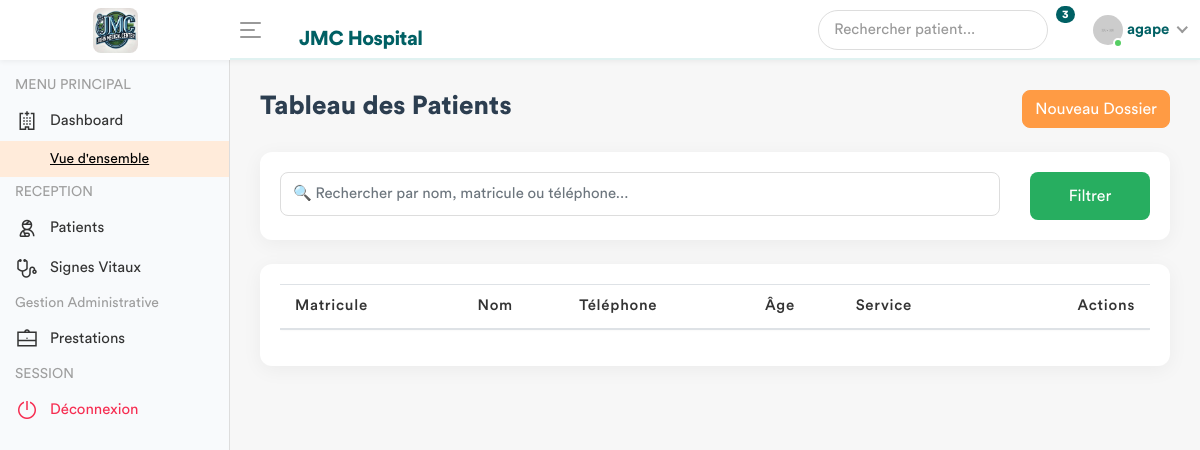
/patients/enregistrement/ (signed in), run on an earlier commit of the app's database.
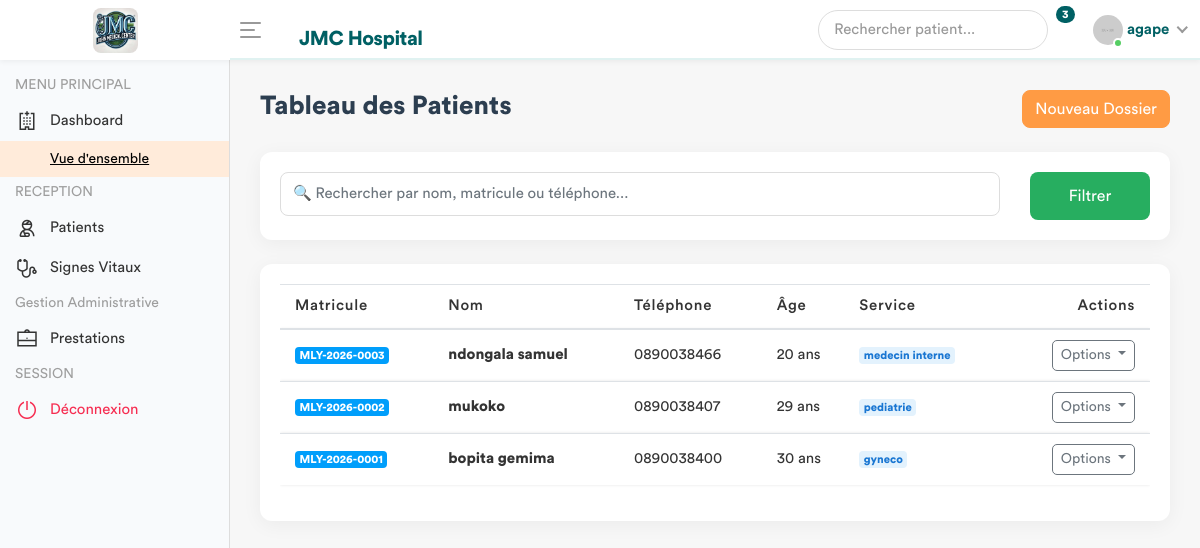
And on a later commit of the database.
### app/models.py (models this page shows, shortened)
class Patient(models.Model):
    code_patient = models.CharField(max_length=20, unique=True, editable=False)
    noms = models.CharField(max_length=100)
    sexe = models.CharField(max_length=1, choices=[('M', 'Masculin'), ('F', 'Féminin')])
    age = models.CharField(max_length=30)
    adresse = models.TextField()
    telephone = models.CharField(max_length=20)
    fiche_payee = models.BooleanField(default=False)
    service = models.ForeignKey('Service', on_delete=models.PROTECT, related_name='patients', null=True)
    created_by = models.ForeignKey(User, on_delete=models.SET_NULL, null=True, related_name='patients_crees')
    date_creation = models.DateTimeField(auto_now_add=True)
    date_modification = models.DateTimeField(auto_now=True)
    class Meta:
        verbose_name = "Patient"
        verbose_name_plural = "Patients"

class Service(models.Model):
    nom = models.CharField(max_length=100, unique=True)
    description = models.TextField(blank=True, null=True)
    date_creation = models.DateTimeField(default=timezone.now)
    def __str__(self):
        return self.nom
    class Meta:
        verbose_name = "Service"
        verbose_name_plural = "Services"

### app/views.py (the view)
# urls.py: path('patients/enregistrement/', views.enregistrement_patient, name='enregistrement_patient'),
@login_required
def enregistrement_patient(request):
    if request.method == 'POST':
        form = PatientForm(request.POST)
        if form.is_valid():
            patient = form.save(commit=False)
            patient.created_by = request.user
            patient.save()
            messages.success(request, f"Patient {patient.noms} enregistré.")
            return redirect('ajouter_signes_vitaux', patient_id=patient.id)
        else:
            messages.error(request, "Erreur lors de l'enregistrement.")
    else:
        form = PatientForm()
    patients = Patient.objects.all().order_by('-date_creation')
    role = Fonction.objects.filter(userKey=request.user).first()
    fonctionKey = role.fonctionKey.roleName if role else None
    return render(request, 'back-end/patient/enregistrement_patient.html', {
        'patients': patients,
        'form': form,
        'fonctionKey': fonctionKey
    })

### app/templates/back-end/patient/enregistrement_patient.html (shortened to what this page needs)
<!DOCTYPE html>
{% load static %}
<html lang="fr">
<head>
    {% include 'back-end/includes/css.html' %}
</head>
<body>
    <div class="main-wrapper">
        {% include 'back-end/includes/header.html' %}
        {% include 'back-end/includes/sidebar.html' %}
        <div class="page-wrapper">
            <div class="content container-fluid">
                <div class="page-header mb-4">
                    <div class="row align-items-center">
                        <div class="col">
                            <h3 class="page-title">Tableau des Patients</h3>
                        </div>
                        {% if fonctionKey == 'receptionniste' %}
                        <div class="col-auto">
                            <button class="btn btn-primary" data-toggle="modal" data-target="#add_patient" style="border-radius: 8px;">
                                 Nouveau Dossier
                            </button>
                        </div>
                        {% endif %}
                    </div>
                </div>
                <div class="card mb-4">
                    <div class="card-body">
                        <div class="row">
                            <div class="col-md-10">
                                <input type="text" class="form-control" id="myInput" placeholder="🔍 Rechercher par nom, matricule ou téléphone...">
                            </div>
                            <div class="col-md-2">
                                <button class="btn btn-success btn-block" style="height: 48px;">Filtrer</button>
                            </div>
                        </div>
                    </div>
                </div>
                <div class="card">
                    <div class="card-body">
                        <div class="table-responsive">
                            <table class="table table-hover custom-table" id="myTable">
                                <thead>
                                    <tr>
                                        <th>Matricule</th>
                                        <th>Nom</th>
                                        <th>Téléphone</th>
                                        <th>Âge</th>
                                        <th>Service</th>
                                        <th class="text-right">Actions</th>
                                    </tr>
                                </thead>
                                <tbody>
                                    {% for patient in patients %}
                                    <tr>
                                        <td><span class="badge badge-info">{{ patient.code_patient }}</span></td>
                                        <td><strong>{{ patient.noms }}</strong></td>
                                        <td>{{ patient.telephone }}</td>
                                        <td>{{ patient.age }} ans</td>
                                        <td><span class="badge badge-light-primary">{{ patient.service }}</span></td>
                                        <td class="text-right">
                                            <div class="dropdown">
                                                <button class="btn btn-sm btn-outline-secondary dropdown-toggle" type="button" data-toggle="dropdown" aria-haspopup="true" aria-expanded="false">
                                                    Options
                                                </button>
                                            </div>
                                        </td>
                                    </tr>
                                    {% endfor %}
                                </tbody>
                            </table>
                        </div>
                    </div>
                </div>
            </div>
        </div>
    </div>
</body>
</html>

What changed in the data, as far as the page shows it:
added Patient: code_patient "MLY-2026-0003", noms "ndongala samuel", telephone "0890038466", age "20", service "medecin interne"
added Patient: code_patient "MLY-2026-0002", noms "mukoko", telephone "0890038407", age "29", service "pediatrie"
added Patient: code_patient "MLY-2026-0001", noms "bopita gemima", telephone "0890038400", age "30", service "gyneco"
